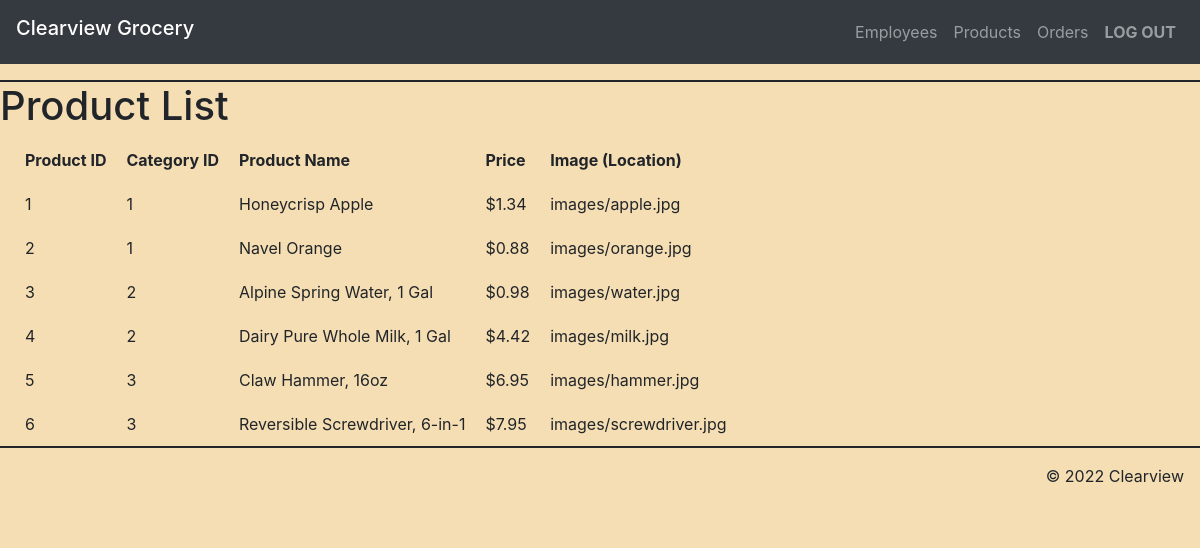
Page /employee/prodsTable.php on the committed database.
### tables this page shows
create table Products(
	productID int NOT NULL AUTO_INCREMENT,
	categoryID int NOT NULL,
	productName varchar(255) NOT NULL,
	price decimal(10,2) NOT NULL,
	imageLocation varchar(255) NOT NULL,
	PRIMARY KEY(productID),
	FOREIGN KEY(categoryID) REFERENCES Categories(categoryID)
);

### model/productFunctions.php (called while the page is built, shortened)
<?php
function getProds() {
    global $db;
    $query = 'SELECT * FROM products';
    $statement = $db->prepare($query);
    $statement->execute();
    $products = $statement->fetchAll();
    return $products;
}
?>

### employee/prodsDisplay.php (the view, shortened to what this page needs)
<?php include '../view/empHeader.php'; ?>
<main>
    <h1>Product List</h1>
        <div class="col-sm">
            <table>
                <tr>
                    <th>Product ID</th>
                    <th>Category ID</th>
                    <th>Product Name</th>
					<th>Price</th>
                    <th>Image (Location)</th>
                </tr>
                <?php foreach ($products as $product) : ?>
                    <tr>
                        <td><?php echo $product['productID']; ?></td>
                        <td><?php echo $product['categoryID']; ?></td>
						<td><?php echo $product['productName']; ?></td>
						<td><?php echo "$".$product['price']; ?></td>
						<td><?php echo $product['imageLocation']; ?></td>
                    </tr>
                <?php endforeach; ?>
            </table>
        </div>
</main>
<?php include '../view/footer.php'; ?>

### main.css (style rules this page uses)
body { background-color:wheat; }
th { padding: 10px 10px; }
td { padding: 10px 10px; }

### rows in the picture
products: productID "1", categoryID "1", productName "Honeycrisp Apple", price "1.34", imageLocation "images/apple.jpg"
products: productID "2", categoryID "1", productName "Navel Orange", price "0.88", imageLocation "images/orange.jpg"
products: productID "3", categoryID "2", productName "Alpine Spring Water, 1 Gal", price "0.98", imageLocation "images/water.jpg"
products: productID "4", categoryID "2", productName "Dairy Pure Whole Milk, 1 Gal", price "4.42", imageLocation "images/milk.jpg"
products: productID "5", categoryID "3", productName "Claw Hammer, 16oz", price "6.95", imageLocation "images/hammer.jpg"
products: productID "6", categoryID "3", productName "Reversible Screwdriver, 6-in-1", price "7.95", imageLocation "images/screwdriver.jpg"
